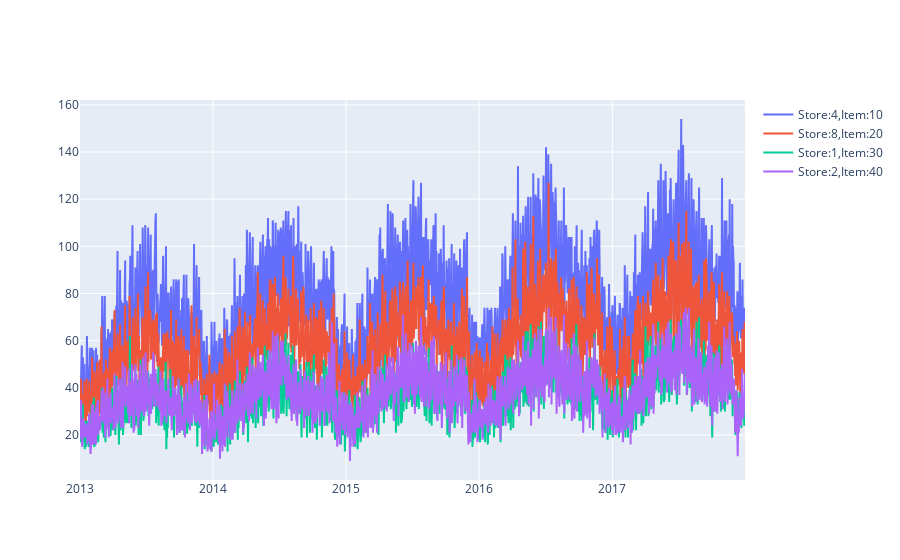

Notebook code for this chart:
### Code cell
def sales_monthly(data):
    multi_store_item_df = data.copy()
    # First, let us filterout the required data
    store_ids = [4, 8, 1, 2]   # Some stores
    item_ids = [10, 20, 30, 40]    # Some items
    print('Before filter:', multi_store_item_df.shape)
    multi_store_item_df = multi_store_item_df[multi_store_item_df.store.isin(store_ids)]
    multi_store_item_df = multi_store_item_df[multi_store_item_df.item.isin(item_ids)]
    print('After filter:', multi_store_item_df.shape)
    #display(multi_store_item_df)
    # TODO Monthly avg sales

    # Let us plot this now
    multi_store_item_ts_data = []
    for st,it in zip(store_ids, item_ids):
        flt = multi_store_item_df[multi_store_item_df.store == st]
        flt = flt[flt.item == it]
        multi_store_item_ts_data.append(go.Scatter(x=flt.date, y=flt.sales, name = "Store:" + str(st) + ",Item:" + str(it)))
    py.iplot(multi_store_item_ts_data)
    return (multi_store_item_df)

multi_store_item_df = sales_monthly(train_df)

### Figure 1 — Plotly figure (JSON) as saved in the notebook; plotly's stock layout.template omitted (floating-point values rounded to 4 significant figures; data arrays with more than 128 entries replaced by an {"elided": "..."} marker saying what was removed)
{"data": [{"name": "Store:4,Item:10", "type": "scatter", "x": {"elided": "1826 str values"}, "y": {"elided": "1826 int values"}}, {"name": "Store:8,Item:20", "type": "scatter", "x": {"elided": "1826 str values"}, "y": {"elided": "1826 int values"}}, {"name": "Store:1,Item:30", "type": "scatter", "x": {"elided": "1826 str values"}, "y": {"elided": "1826 int values"}}, {"name": "Store:2,Item:40", "type": "scatter", "x": {"elided": "1826 str values"}, "y": {"elided": "1826 int values"}}], "layout": {}}
